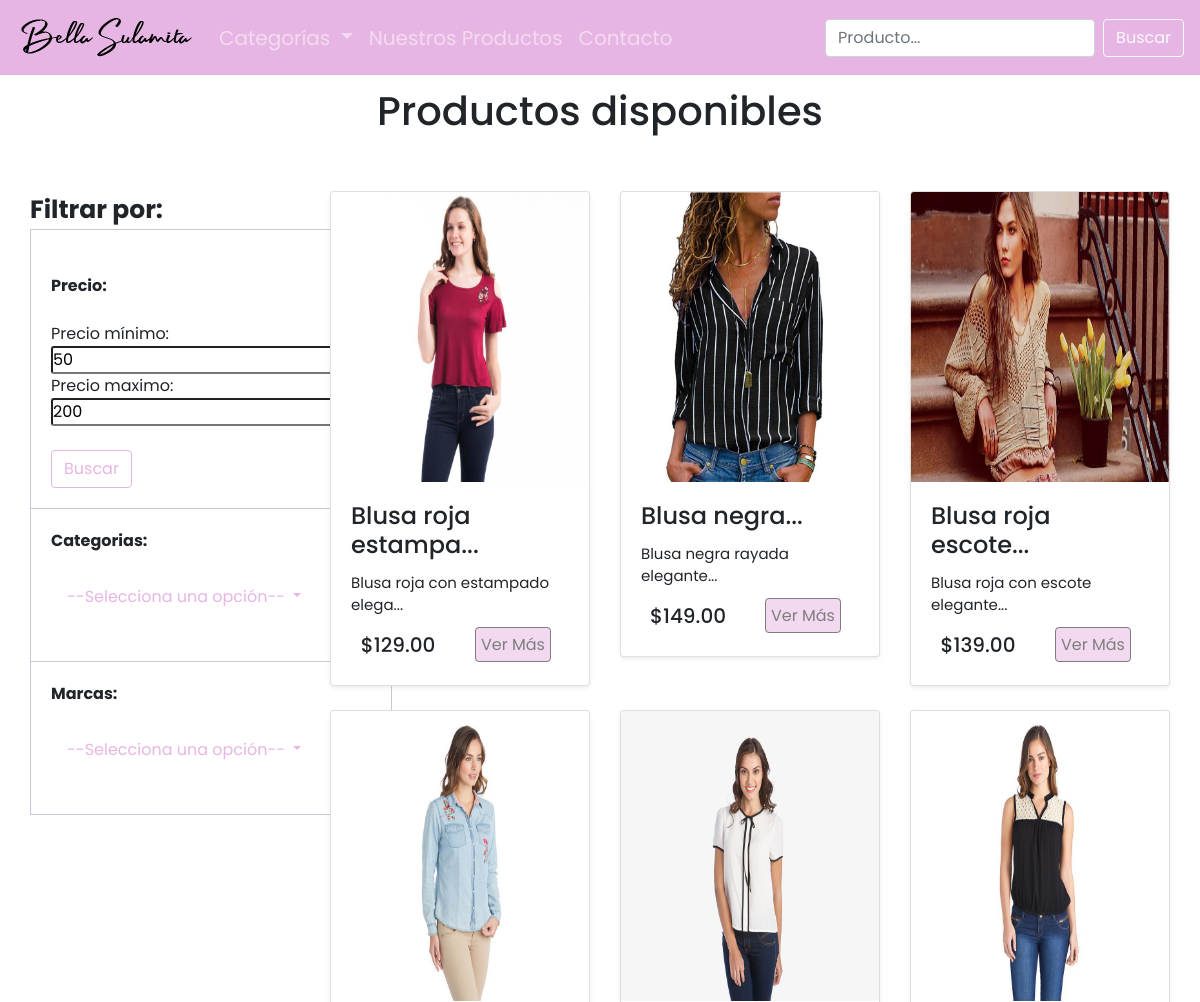
The app's page /products.php?category=Blusas (upper part), older data.
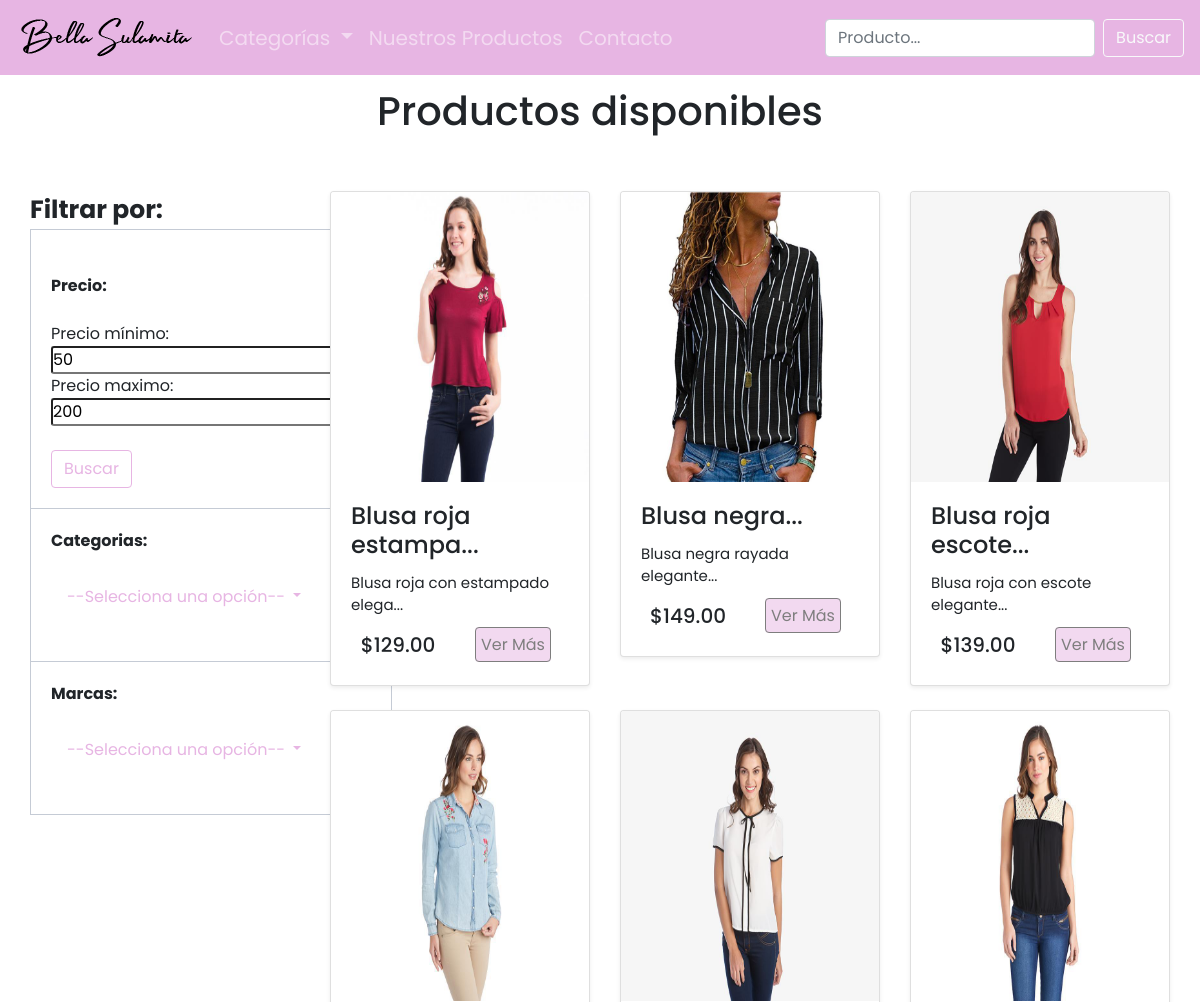
The same page, newer data.
### tables this page shows
CREATE TABLE `productos` (
  `id` int(11) NOT NULL,
  `id_categoria` int(11) NOT NULL,
  `imagen` varchar(600) NOT NULL,
  `nombre` varchar(100) NOT NULL,
  `description` text NOT NULL,
  `precio` float NOT NULL,
  `marca` varchar(50) NOT NULL,
  `color` varchar(100) NOT NULL,
  `talla` varchar(50) NOT NULL
);

### backend/modelo/BD.php (called while the page is built, shortened)
<?php
class BD {
    private $servername = "localhost";
    private $username = "root";
    private $password = "Fabian55";
    private $database = "bellaSulamita";
    public function __construct() {
        try {
            $this->conn = new PDO("mysql:host=$this->servername;dbname=$this->database", $this->username, $this->password);
        } catch (PDOException $e) {
            echo "Connection failed: " . $e->getMessage();
        }
    }
}

### backend/modelo/MProducto.php (called while the page is built, shortened)
<?php
class MProducto extends BD {
    public function consultarFiltroValores2($valor){
        try {
            $stmt = $this->conn->prepare("SELECT productos.* FROM categoria inner join productos on categoria.id = productos.id_categoria where categoria.categoria = :valor");
            $stmt->bindParam(':valor', $valor);
            $stmt->execute();
            return $stmt->fetchAll();
        } catch (PDOException $e) {
            echo "Error: " . $e->getMessage();
        }
    }
}

### backend/controlador/CProducto.php (the view, shortened to what this page needs)
<?php
class CProducto {
    private $modelo;
    public function __construct() {
        $this->modelo= new MProducto();
    }
    public function mostrarFiltroTodos($valor){
        $producto= $this->modelo->consultarFiltroValores2($valor);
        $acu="";
        foreach ($producto as $produ){
            $acu .= '<div class="col-xl-4 col-lg-6 col-sm-12">
                        <div id="productos" class="card mb-4 shadow-sm">
                            <a href="product.php?id='.$produ["id"].'"><img src="'.$produ["imagen"].'" class="card-img-top" alt="..."></a>
                            <div class="card-body">
                                <h4 class="card-title">'.substr($produ["nombre"],0,18).'...</h4>
                                <p class="card-text">'.substr($produ["description"],0,30).'...</p>
                                <div >
                                        <div class="row">
                                            <div class="col-6 d-flex justify-content-center align-items-center"><h5>$'. $produ["precio"] .'.00</h5></div>
                                            <div class="col-6"><a class="bot" href="product.php?id='.$produ["id"].'" class="btn btn-primary my-2">Ver Más</a></div>
                                        </div>
                                </div>
                            </div>
                        </div>
                    </div>';
        }
        return $acu;
    }
}

Row changes from the older to the newer data that the page shows:
changed productos "Blusa roja escote": imagen: a different picture
